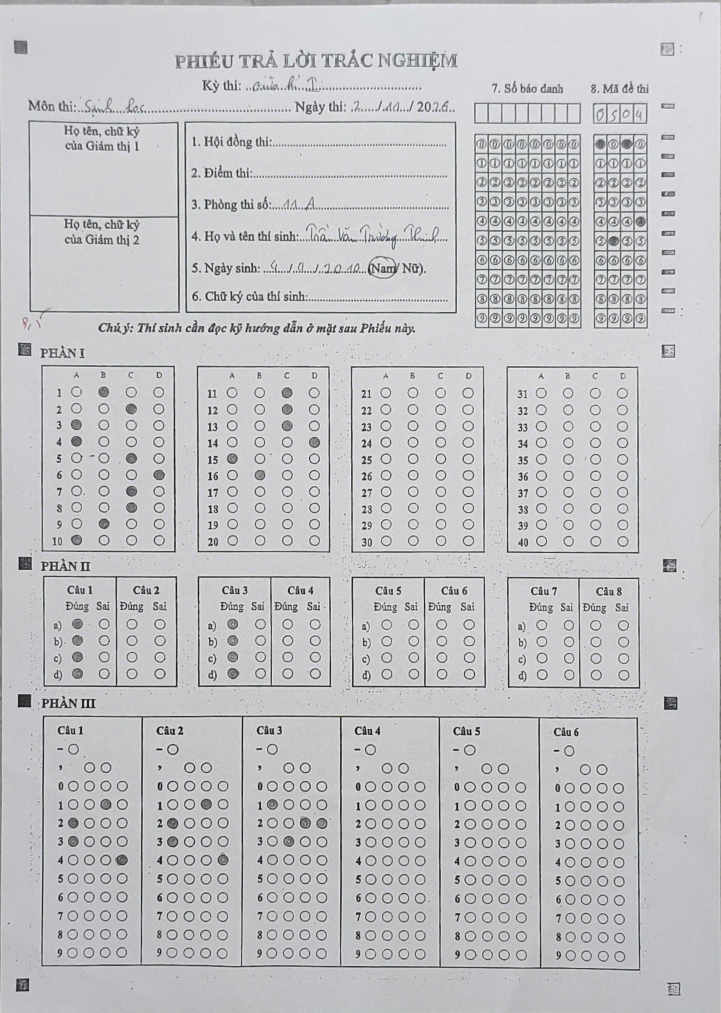
#> input picture samples/bai_kiem_tra_01.jpg, 1442 x 2025 px (shown at 1/2 size); its folder holds only this picture in this run
$ python -i align_sheet_v2.py   (imports and definitions only)
#> lines starting #> are read from the running program, lines starting #| are printed output that depends on the picture; after the words box and inside, x2 and y2 are one past the last pixel; in counts of white or black regions, pixels touching at a corner belong together
#> in align_sheet_4band, raw_bgr is the input picture: shape (2025, 1442, 3); mean B, G, R 196.6, 194.4, 194.6
# align_sheet_v2.py
# -*- coding: utf-8 -*-
"""
MODULE NẮN PHẲNG PHỐI CẢNH ĐA TẦNG OMR CHUẨN BỘ GD&ĐT 2025 (PHIÊN BẢN CAMERA DI ĐỘNG CHUYÊN NGHIỆP)
Tích hợp:
1. Bộ lọc mốc vuông tự thích ứng (Adaptive 4-Corner OMR Quad Finder) cho điện thoại chụp nghiêng, lệch góc.
2. Tự động xoay 4 hướng (0°, 90°, 180°, 270°) dựa trên đặc tính hình học đối xứng và phân bố mực.
3. Tầng dự phòng nhận diện viền giấy A4 (Document Boundary Contour Fallback).
4. Khắc phục triệt để lỗi charmap UnicodeEncodeError trên Windows .exe.
"""
from itertools import combinations
import os
from pathlib import Path
import sys
from typing import List, Optional, Tuple, Union
import cv2
import numpy as np

# Bảo vệ luồng Console stdout chống lỗi charmap trên Windows .exe
# [8 lines not run here, left out]

CANONICAL_WIDTH = 1769
CANONICAL_HEIGHT = 2526

# Tọa độ 5 cặp mốc chuẩn trên phôi Master (1769 x 2526)
TPL_LEFT_5 = np.array([
    [56.7, 45.9],      # M0: Góc trên trái
    [58.9, 819.2],     # M1: Đầu Phần I
    [58.9, 1371.1],    # M2: Đầu Phần II
    [55.6, 1723.7],    # M3: Đầu Phần III
    [55.6, 2449.0],    # M4: Góc dưới trái
], dtype=np.float32)

TPL_RIGHT_5 = np.array([
    [1720.9, 44.8],    # M0: Góc trên phải
    [1720.9, 819.2],   # M1: Đầu Phần I
    [1721.5, 1371.1],  # M2: Đầu Phần II
    [1721.5, 1723.7],  # M3: Đầu Phần III
    [1721.5, 2449.0],  # M4: Góc dưới phải
], dtype=np.float32)

# Tỷ lệ khoảng cách bất đối xứng chuẩn theo trục dọc
EXPECTED_Y_RATIOS = (TPL_LEFT_5[:, 1] - TPL_LEFT_5[0, 1]) / (TPL_LEFT_5[4, 1] - TPL_LEFT_5[0, 1])


def rotate_cardinal(image: np.ndarray, angle: int) -> np.ndarray:
    """Xoay ma trận ảnh chính xác theo các góc vuông."""
    if angle == 90:
        return cv2.rotate(image, cv2.ROTATE_90_CLOCKWISE)
    elif angle == 180:
        return cv2.rotate(image, cv2.ROTATE_180)
    elif angle == 270:
        return cv2.rotate(image, cv2.ROTATE_90_COUNTERCLOCKWISE)
    return image


def detect_fiducial_squares(gray: np.ndarray) -> List[Tuple[float, float, float, float]]:
    """
    Quét tìm các ứng viên mốc vuông đen trên toàn trang, kể cả khi chụp camera có nền bàn.
    Sử dụng cv2.RETR_LIST để không bị mất các mốc nằm bên trong viền giấy.
    Tối ưu: downscale ảnh lớn về max 750px để tăng tốc 2-4x.
    """
    h, w = gray.shape
    max_dim = max(h, w)

    # Downscale nếu ảnh lớn để tăng tốc xử lý
    if max_dim > 800:
        ds_scale = 750.0 / max_dim
        small = cv2.resize(gray, (int(round(w * ds_scale)), int(round(h * ds_scale))), interpolation=cv2.INTER_AREA)
    else:
        ds_scale = 1.0
        small = gray

    sh, sw = small.shape
    blur = cv2.GaussianBlur(small, (3, 3), 0)

    # Kết hợp hai ngưỡng thích ứng để bắt mốc trong mọi điều kiện ánh sáng
    thresh1 = cv2.adaptiveThreshold(blur, 255, cv2.ADAPTIVE_THRESH_GAUSSIAN_C, cv2.THRESH_BINARY_INV, 31, 7)
    thresh2 = cv2.adaptiveThreshold(blur, 255, cv2.ADAPTIVE_THRESH_MEAN_C, cv2.THRESH_BINARY_INV, 25, 6)
    thresh = cv2.bitwise_or(thresh1, thresh2)

    kernel = cv2.getStructuringElement(cv2.MORPH_RECT, (3, 3))
    closed = cv2.morphologyEx(thresh, cv2.MORPH_CLOSE, kernel)
    cnts, _ = cv2.findContours(closed, cv2.RETR_LIST, cv2.CHAIN_APPROX_SIMPLE)

    cands = []
    min_dim_img = min(sh, sw)
    min_side = max(6, int(round(min_dim_img * 0.005)))
    max_side = max(50, int(round(min_dim_img * 0.08)))

    # Lọc ứng viên theo giấy trắng: tìm vùng sáng bao quanh mốc
    # (giúp loại bỏ blob trên nền bàn gỗ sẫm)
    for c in cnts:
        x, y, cw, ch = cv2.boundingRect(c)
        if cw < min_side or ch < min_side or cw > max_side or ch > max_side:
            continue
        aspect = cw / float(ch)
        if 0.65 <= aspect <= 1.55:
            area = cv2.contourArea(c)
            extent = area / float(cw * ch)
            if extent > 0.45:
                # Kiểm tra vùng bao quanh có nền sáng (giấy trắng) không
                cx_s = float(x + cw / 2.0)
                cy_s = float(y + ch / 2.0)
                pad_ring = max(cw, ch)
                rx0 = max(0, x - pad_ring)
                ry0 = max(0, y - pad_ring)
                rx1 = min(sw, x + cw + pad_ring)
                ry1 = min(sh, y + ch + pad_ring)
                ring_patch = small[ry0:ry1, rx0:rx1]
                if ring_patch.size > 0:
                    ring_bright = float(np.percentile(ring_patch, 75))
                    core_patch = small[y:y+ch, x:x+cw]
                    core_dark = float(np.mean(core_patch))
                    contrast = ring_bright - core_dark
                    # Chấp nhận: vùng bao quanh sáng >= 120 VÀ tương phản >= 15
                    # HOẶC tương phản rất cao >= 35 (mốc rõ nét dù nền không hoàn toàn trắng)
                    if (ring_bright >= 120 and contrast >= 15) or contrast >= 35:
                        # Scale coords back
                        cands.append((cx_s / ds_scale, cy_s / ds_scale, float(cw) / ds_scale, float(ch) / ds_scale))
                else:
                    cands.append((cx_s / ds_scale, cy_s / ds_scale, float(cw) / ds_scale, float(ch) / ds_scale))
    return cands


def find_adaptive_4_corners(cands: List[Tuple[float, ...]], w: int, h: int) -> Optional[np.ndarray]:
    """
    Định vị 4 mốc góc OMR (TL, TR, BR, BL) thích ứng 100% với ảnh chụp điện thoại.
    Không phụ thuộc vào vị trí đặt giấy trên bàn hay khoảng cách cầm máy.
    """
    if len(cands) < 4:
        return None

    pts = np.array([[c[0], c[1]] for c in cands], dtype=np.float32)
    hull_idx = cv2.convexHull(pts, returnPoints=False)
    hull = pts[hull_idx.flatten()]
    if len(hull) < 4:
        return None

    # Tối ưu tốc độ: giữ lại tối đa 18 điểm cực trị ngoài cùng
    if len(hull) > 18:
        ctr = np.mean(hull, axis=0)
        dists = np.linalg.norm(hull - ctr, axis=1)
        hull = hull[np.argsort(dists)[-18:]]

    best_quad = None
    best_score = -1.0

    for comb in combinations(range(len(hull)), 4):
        quad = hull[list(comb)]
        ctr = np.mean(quad, axis=0)
        angles = np.arctan2(quad[:, 1] - ctr[1], quad[:, 0] - ctr[0])
        quad = quad[np.argsort(angles)]

        # Sắp xếp theo thứ tự: TL, TR, BR, BL
        tl_idx = min(range(4), key=lambda i: quad[i][0]**2 + quad[i][1]**2)
        quad = np.roll(quad, -tl_idx, axis=0)
        p_tl, p_tr, p_br, p_bl = quad

        # Kiểm tra tính lồi và chiều không gian
        if p_tr[0] <= p_tl[0] or p_br[1] <= p_tr[1] or p_bl[1] <= p_tl[1] or p_br[0] <= p_bl[0]:
            continue

        w_top = np.linalg.norm(p_tr - p_tl)
        w_bot = np.linalg.norm(p_br - p_bl)
        h_l = np.linalg.norm(p_bl - p_tl)
        h_r = np.linalg.norm(p_br - p_tr)

        avg_w = (w_top + w_bot) / 2.0
        avg_h = (h_l + h_r) / 2.0
        if avg_w < 100 or avg_h < 150:
            continue

        ratio = avg_h / avg_w
        # Tỷ lệ lý tưởng giữa chiều cao và chiều rộng của 4 mốc OMR là ~1.444 (cho phép góc nghiêng điện thoại 1.05 - 1.92)
        if not (1.05 <= ratio <= 1.92):
            continue
        if abs(w_top - w_bot) / avg_w > 0.38 or abs(h_l - h_r) / avg_h > 0.38:
            continue

        area = avg_w * avg_h
        tpl_corners = np.array([
            TPL_LEFT_5[0], TPL_RIGHT_5[0],
            TPL_RIGHT_5[4], TPL_LEFT_5[4]
        ], dtype=np.float32)
        H_proj = cv2.getPerspectiveTransform(tpl_corners, quad)
        test_pts = np.vstack([TPL_LEFT_5[1:4], TPL_RIGHT_5[1:4]]).reshape(1, -1, 2)
        mapped = cv2.perspectiveTransform(test_pts, H_proj)[0]

        matched_inter = 0
        search_radius = max(18.0, min(avg_w, avg_h) * 0.04)
        for mx, my in mapped:
            for cx, cy, cw, ch in cands:
                if np.hypot(cx - mx, cy - my) <= search_radius:
                    matched_inter += 1
                    break

        score = (area / (1.0 + abs(ratio - 1.444) * 6.0)) + (matched_inter * (area * 0.25))
        if score > best_score:
            best_score = score
            best_quad = np.array([p_tl, p_tr, p_br, p_bl], dtype=np.float32)

    return best_quad


def _eval_orientation_asymmetry(gray: np.ndarray, corners: np.ndarray) -> float:
    """
    Đo lường độ bất đối xứng của các cặp mốc chuẩn dọc trục Y (chuẩn Bộ GD&ĐT 2025).
    Đặc tính bất biến:
    - M2 (Đầu Phần II) tại Y = 1371.1 (54.3% chiều cao) trên cả 2 lề trái và phải.
    - M1 (Đầu Phần I) tại Y = 819.2 (32.4%).
    - M3 (Đầu Phần III) tại Y = 1723.7 (68.2%).
    Nếu ảnh đúng chiều (0°), toạ độ M1, M2, M3 ánh xạ vào đúng các ô vuông đen.
    Nếu ảnh bị xoay ngược 180°, M2 rơi vào khoảng giấy trắng tinh (Y = 1154.9).
    """
    tpl_corners = np.array([
        TPL_LEFT_5[0], TPL_RIGHT_5[0],
        TPL_RIGHT_5[4], TPL_LEFT_5[4]
    ], dtype=np.float32)

    H = cv2.getPerspectiveTransform(tpl_corners, corners)
    test_pts = np.array([
        TPL_LEFT_5[1],   # M1 Trái
        TPL_RIGHT_5[1],  # M1 Phải
        TPL_LEFT_5[2],   # M2 Trái (Khóa bất đối xứng chính)
        TPL_RIGHT_5[2],  # M2 Phải (Khóa bất đối xứng chính)
        TPL_LEFT_5[3],   # M3 Trái
        TPL_RIGHT_5[3],  # M3 Phải
    ], dtype=np.float32).reshape(1, -1, 2)

    mapped_pts = cv2.perspectiveTransform(test_pts, H)[0]
    h, w = gray.shape
    score = 0.0
    r = max(5, int(round(min(h, w) * 0.012)))

    for i, (mx, my) in enumerate(mapped_pts):
        ix, iy = int(round(mx)), int(round(my))
        if r <= ix < w - r and r <= iy < h - r:
            patch = gray[iy - r : iy + r + 1, ix - r : ix + r + 1]
            if np.min(patch) < 105 and (patch < 115).sum() > (r * r * 0.35):
                weight = 3.0 if (i == 2 or i == 3) else 1.0  # M2 mang trọng số quyết định
                score += weight
    return score


def auto_orient_sheet_robust(image_bgr: np.ndarray) -> Tuple[np.ndarray, Optional[np.ndarray]]:
    """
    Tự động phát hiện hướng chụp và xoay đúng chiều đứng (0°).
    Kiểm tra cả 4 góc vuông (0°, 90°, 180°, 270°) và chọn góc có độ tương thích
    mốc bất đối xứng Y cao nhất.
    """
    raw_h, raw_w = image_bgr.shape[:2]
    # Ưu tiên góc dọc tự nhiên trước, sau đó là góc ngang
    test_angles = [0, 180, 90, 270] if raw_h >= raw_w else [90, 270, 0, 180]

    valid_candidates = []
    for angle in test_angles:
        rotated = rotate_cardinal(image_bgr, angle)
        cur_gray = cv2.cvtColor(rotated, cv2.COLOR_BGR2GRAY)
        cur_h, cur_w = cur_gray.shape
        cands = detect_fiducial_squares(cur_gray)
        corners = find_adaptive_4_corners(cands, cur_w, cur_h)

        if corners is not None:
            score = _eval_orientation_asymmetry(cur_gray, corners)
            valid_candidates.append((score, angle, rotated, corners))
#> this loop made 4 passes
#> (hull_idx in find_adaptive_4_corners, score) on passes 1 to 2: ([0, 1, 564, 563], 10), ([0, 1, 564, 563], 0)
#> pass 1, in detect_fiducial_squares, `small = cv2.resize(gray, (int(round(w * ds_scale)), int(round(h * ds_s..`:
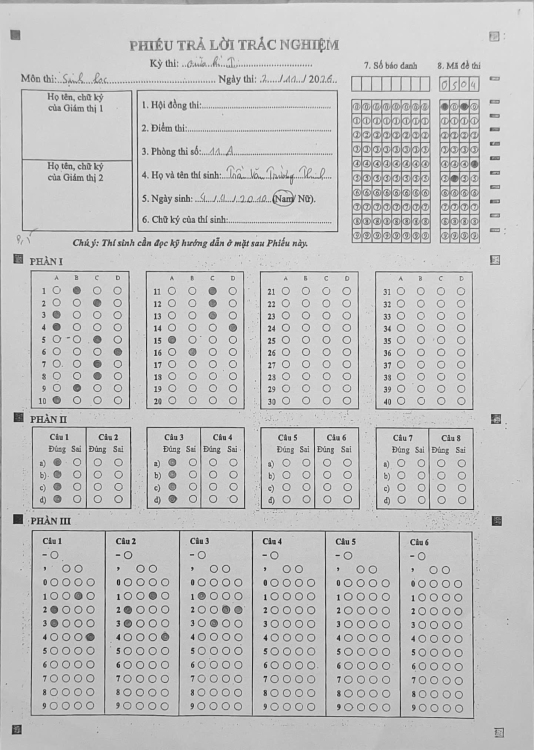
#> small: shape (750, 534); min 24, max 234, mean 194.7
#> pass 1, in detect_fiducial_squares, `thresh1 = cv2.adaptiveThreshold(blur, 255, cv2.ADAPTIVE_THRESH_GAUSSIA..`:
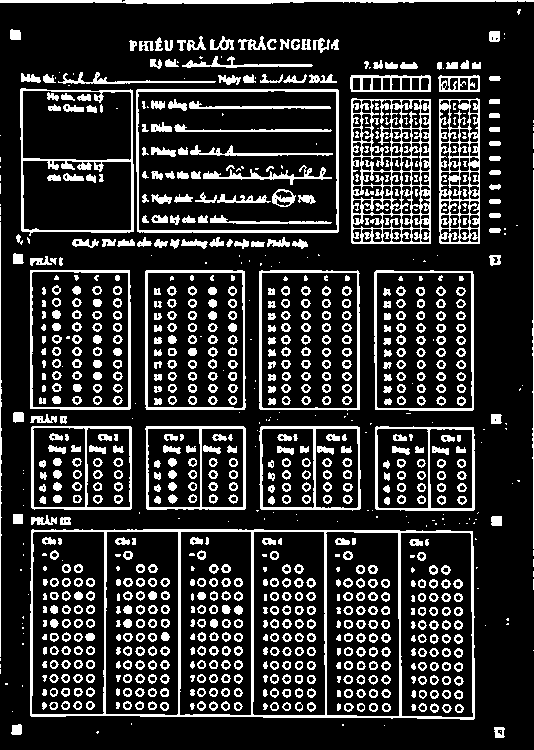
#> thresh1: shape (750, 534); 18.5% white; 1001 white regions (200 under 20 px), largest, box (x1, y1, x2, y2) and area: (30, 529, 475, 720) 5713, (351, 98, 431, 244) 4813, (439, 98, 480, 244) 2654
#> after the loop:
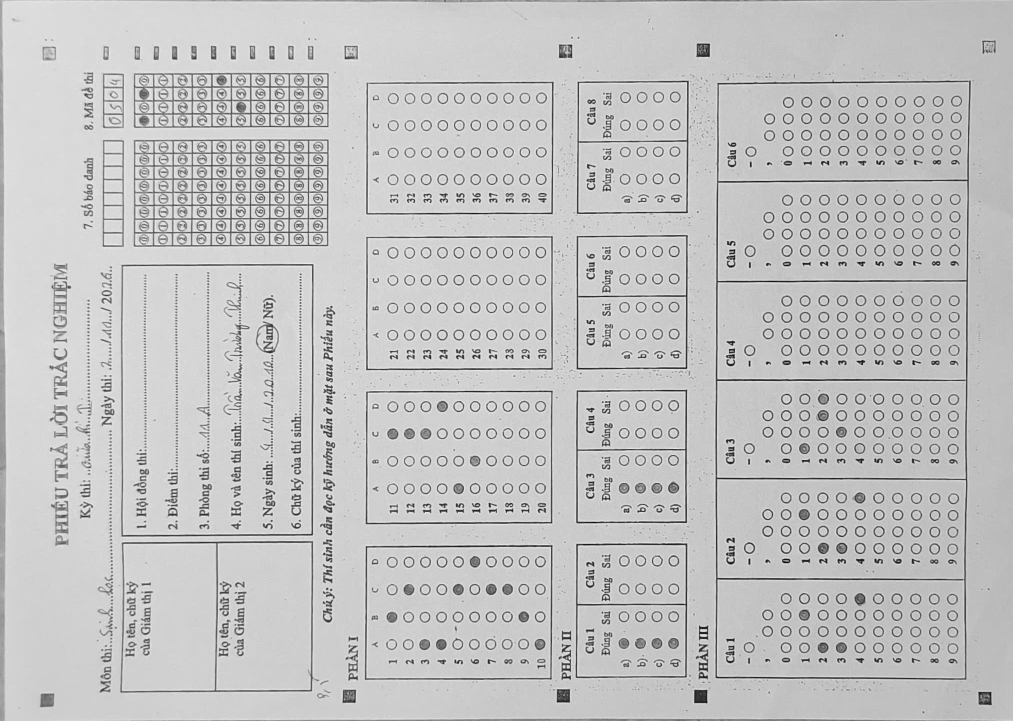
#> cur_gray: shape (1442, 2025) (shown at 1/2 size); min 2, max 249, mean 194.7
#> after the loop, valid_candidates = 2 items
#> (the rest of the program and of its run is left out)
